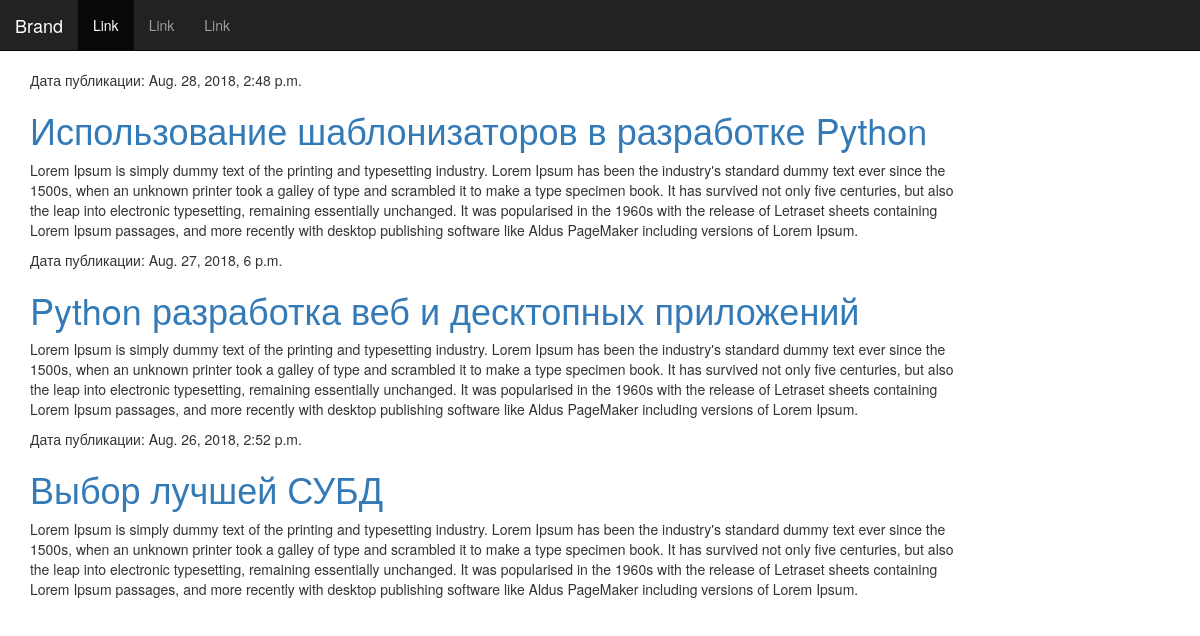
The page /firstapp/post_list/ on the database its author committed.
### firstapp/models.py (models this page shows, shortened)
class Post(models.Model):
	title = models.CharField('Заголовок', max_length=150, help_text='Введите заголовок статьи')
	content = models.TextField('Контент', max_length=3000, help_text='Введите контент статьи')
	pub_date = models.DateTimeField('Опубликовано', null=True, blank=True, help_text='Дата публикации')
	category = models.ManyToManyField(Category, verbose_name='Категория', help_text='Выберите категорию статьи')
	class Meta:
		ordering = ['-pub_date']

### firstapp/views.py (the view)
# urls.py: path('post_list/', views.post_list, name='post_list'),
def post_list(request):
	posts = Post.objects.all()
	return render(request, 'firstapp/post_list.html', {'posts': posts})

### firstapp/templates/firstapp/post_list.html (shortened to what this page needs)
{% extends "firstapp/base.html" %}
{% block content %}
	<div class="container">
		<div class="row">
			{% for post in posts %}
				<div class="col-md-10">
					<p>Дата публикации: {{ post.pub_date}}</p>
					<h1><a href="{% url 'post_detail' pk=post.pk %}">{{ post.title }}</a></h1>
					<p>{{ post.content }}</p>
				</div>
			{% endfor %}
		</div>
	</div>
{% endblock %}

### firstapp/templates/firstapp/base.html (shortened to what this page needs)
<html lang="en">
	<head>
		<link rel="stylesheet" href="https://maxcdn.bootstrapcdn.com/bootstrap/3.3.7/css/bootstrap.min.css">
	</head>
	<body style="padding-top: 70px;">
		<div class="container-fluid">
			<div class="row">
				{% block sidebar %}
					<nav class="navbar navbar-inverse navbar-fixed-top">
					  <div class="container-fluid">
					    <div class="navbar-header">
					      <a class="navbar-brand" href="#">Brand</a>
					    </div>
					    <div class="collapse navbar-collapse" id="bs-example-navbar-collapse-1">
					      <ul class="nav navbar-nav">
					        <li class="active"><a href="{% url 'page1'%}">Link <span class="sr-only">(current)</span></a></li>
					        <li class=""><a href="{% url 'page2'%}">Link</a></li>
					        <li class=""><a href="#">Link</a></li>
					      </ul>
					    </div>
					  </div>
					</nav>
				{% endblock %}
				{% block content %}{% endblock %}
			</div>
		</div>
	</body>
</html>

### rows shown on the page
Post: pub_date "Aug. 28, 2018, 2:48 p.m.", title "Использование шаблонизаторов в разработке Python", content "Lorem Ipsum is simply dummy text of the printing and typesetting industry. Lorem Ipsum has been the industry's standard dummy text ever since the 1500s, when an unknown printer took a galley of type and scrambled it to make a type specimen book. It has survived not only five centuries, but also the leap into electronic typesetting, remaining essentially unchanged. It was popularised in the 1960s with the release of Letraset sheets containing Lorem Ipsum passages, and more recently with desktop publishing software like Aldus PageMaker including versions of Lorem Ipsum."
Post: pub_date "Aug. 27, 2018, 6 p.m.", title "Python разработка веб и десктопных приложений", content "Lorem Ipsum is simply dummy text of the printing and typesetting industry. Lorem Ipsum has been the industry's standard dummy text ever since the 1500s, when an unknown printer took a galley of type and scrambled it to make a type specimen book. It has survived not only five centuries, but also the leap into electronic typesetting, remaining essentially unchanged. It was popularised in the 1960s with the release of Letraset sheets containing Lorem Ipsum passages, and more recently with desktop publishing software like Aldus PageMaker including versions of Lorem Ipsum."
Post: pub_date "Aug. 26, 2018, 2:52 p.m.", title "Выбор лучшей СУБД", content "Lorem Ipsum is simply dummy text of the printing and typesetting industry. Lorem Ipsum has been the industry's standard dummy text ever since the 1500s, when an unknown printer took a galley of type and scrambled it to make a type specimen book. It has survived not only five centuries, but also the leap into electronic typesetting, remaining essentially unchanged. It was popularised in the 1960s with the release of Letraset sheets containing Lorem Ipsum passages, and more recently with desktop publishing software like Aldus PageMaker including versions of Lorem Ipsum."
